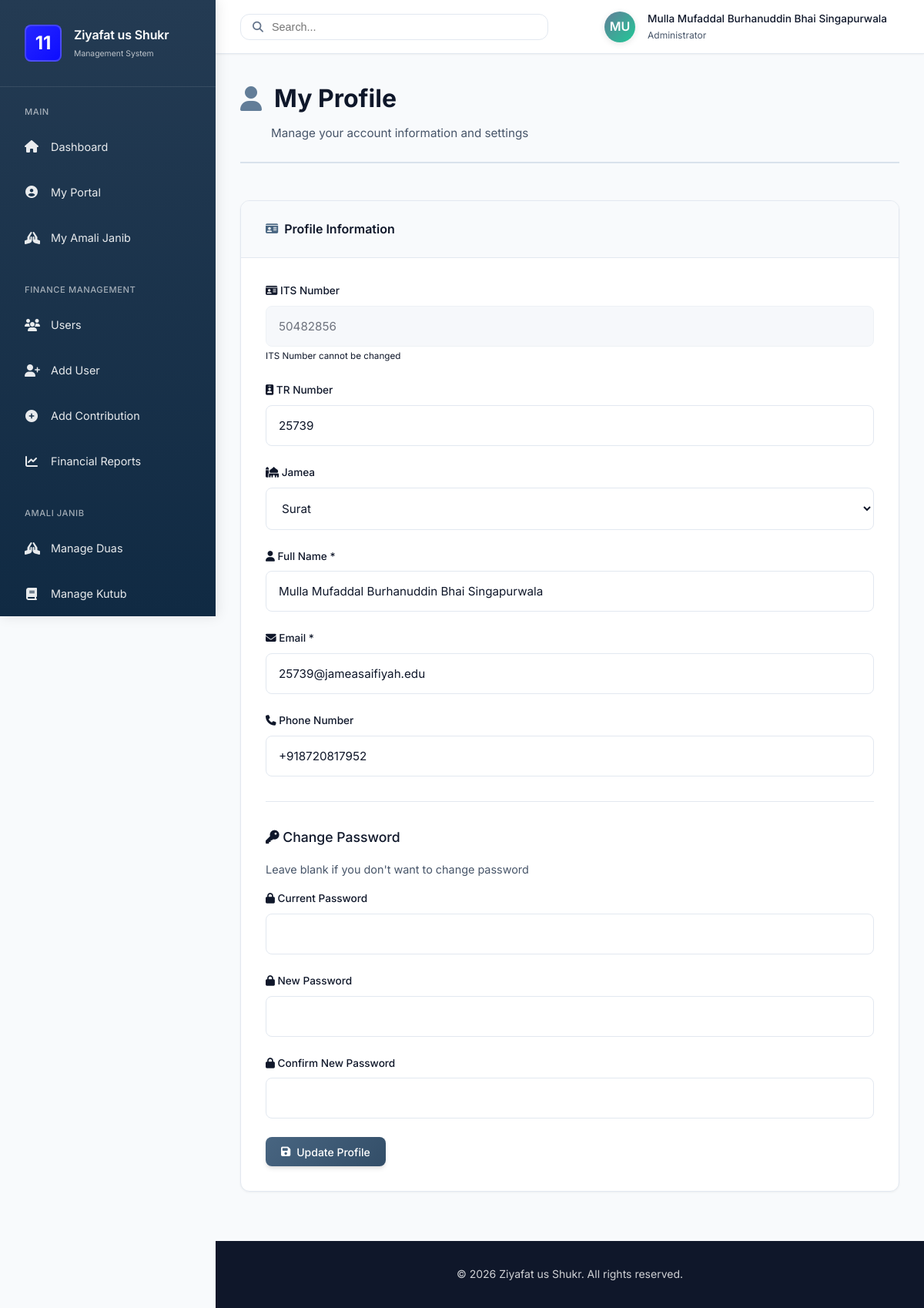
The app's page /user/profile.php (signed in) with its own data.
### tables this page shows
CREATE TABLE `users` (
  `id` int(10) UNSIGNED NOT NULL,
  `its_number` varchar(50) NOT NULL,
  `tr_number` varchar(50) DEFAULT NULL,
  `category` enum('Surat','Marol','Karachi','Nairobi','Muntasib') DEFAULT NULL,
  `classification` enum('Talabat','Taalebaat','Muntasebeen','Muntasebaat') NOT NULL,
  `name` varchar(100) NOT NULL,
  `email` varchar(100) NOT NULL,
  `phone_number` varchar(20) DEFAULT NULL,
  `password` varchar(255) NOT NULL,
  `role` enum('user','admin') DEFAULT 'user',
  `admin_type` enum('super_admin','finance_admin','amali_coordinator','surat_amali_coordinator','marol_amali_coordinator','karachi_amali_coordinator','nairobi_amali_coordinator') DEFAULT NULL,
  `created_at` timestamp NOT NULL DEFAULT current_timestamp()
);

### includes/functions.php (called while the page is built, shortened)
<?php
function is_logged_in() {
    return isset($_SESSION['user_id']);
}
function is_admin() {
    return isset($_SESSION['role']) && $_SESSION['role'] === 'admin';
}
function is_super_admin() {
    return isset($_SESSION['role']) && $_SESSION['role'] === 'admin'
           && isset($_SESSION['admin_type']) && $_SESSION['admin_type'] === 'super_admin';
}
function has_finance_access() {
    return is_super_admin() || is_finance_admin();
}
function has_amali_access() {
    return is_super_admin() || is_amali_coordinator() || is_category_amali_coordinator();
}
function get_user_by_id($conn, $user_id) {
    $sql = "SELECT * FROM users WHERE id = ?";
    $stmt = $conn->prepare($sql);
    $stmt->bind_param("i", $user_id);
    $stmt->execute();
    $result = $stmt->get_result();
    return $result->fetch_assoc();
}
?>

### user/profile.php (the view, shortened to what this page needs)
<?php
require_once '../config/database.php';
require_once '../includes/functions.php';
$css_path = '../assets/css/';
$user = get_user_by_id($conn, $_SESSION['user_id']);
require_once '../includes/header.php';
?>
<div class="container">
    <div class="page-header">
        <h1><i class="fas fa-user"></i> My Profile</h1>
        <p>Manage your account information and settings</p>
    </div>
    <div class="card">
        <div class="card-header">
            <h3><i class="fas fa-id-card"></i> Profile Information</h3>
        </div>
        <form method="POST" action="">
            <div class="form-group">
                <label for="its_number"><i class="fas fa-id-card"></i> ITS Number</label>
                <input type="text" id="its_number" class="form-control" value="<?php echo htmlspecialchars($user['its_number']); ?>" disabled>
                <small>ITS Number cannot be changed</small>
            </div>
            <div class="form-group">
                <label for="tr_number"><i class="fas fa-id-badge"></i> TR Number</label>
                <input type="text" id="tr_number" name="tr_number" class="form-control" value="<?php echo htmlspecialchars($user['tr_number']); ?>">
            </div>
            <div class="form-group">
                <label for="category"><i class="fas fa-mosque"></i> Jamea</label>
                <select id="category" name="category" class="form-control">
                    <option value="Surat" <?php echo ($user['category'] === 'Surat') ? 'selected' : ''; ?>>Surat</option>
                </select>
            </div>
            <div class="form-group">
                <label for="name"><i class="fas fa-user"></i> Full Name *</label>
                <input type="text" id="name" name="name" class="form-control" value="<?php echo htmlspecialchars($user['name']); ?>" required>
            </div>
            <div class="form-group">
                <label for="email"><i class="fas fa-envelope"></i> Email *</label>
                <input type="email" id="email" name="email" class="form-control" value="<?php echo htmlspecialchars($user['email']); ?>" required>
            </div>
            <div class="form-group">
                <label for="phone_number"><i class="fas fa-phone"></i> Phone Number</label>
                <input type="tel" id="phone_number" name="phone_number" class="form-control" value="<?php echo htmlspecialchars($user['phone_number'] ?? ''); ?>" placeholder="+1234567890">
            </div>
            <hr style="margin: 2rem 0; border: none; border-top: 1px solid var(--border-color);">
            <h4 class="mb-2" style="font-size: 1.1rem; font-weight: 500;"><i class="fas fa-key"></i> Change Password</h4>
            <p style="color: var(--text-secondary); margin-bottom: 1rem; font-size: 0.9rem;">Leave blank if you don't want to change password</p>
            <div class="form-group">
                <label for="current_password"><i class="fas fa-lock"></i> Current Password</label>
                <input type="password" id="current_password" name="current_password" class="form-control">
            </div>
            <div class="form-group">
                <label for="new_password"><i class="fas fa-lock"></i> New Password</label>
                <input type="password" id="new_password" name="new_password" class="form-control">
            </div>
            <div class="form-group">
                <label for="confirm_password"><i class="fas fa-lock"></i> Confirm New Password</label>
                <input type="password" id="confirm_password" name="confirm_password" class="form-control">
            </div>
            <button type="submit" class="btn btn-primary">
                <i class="fas fa-save"></i> Update Profile
            </button>
        </form>
    </div>
</div>
<?php require_once '../includes/footer.php'; ?>

### includes/header.php (shortened to what this page needs)
<?php
require_once __DIR__ . '/functions.php';
?>
<!DOCTYPE html>
<html lang="en">
<head>
    <link rel="stylesheet" href="<?php echo isset($css_path) ? $css_path : '../assets/css/'; ?>style.css">
    <link rel="stylesheet" href="https://cdnjs.cloudflare.com/ajax/libs/font-awesome/6.4.0/css/all.min.css">
</head>
<body>
    <?php if (is_logged_in()): ?>
        <div class="app-layout">
            <aside class="sidebar" id="sidebar">
                <div class="sidebar-header">
                    <div class="sidebar-brand">
                        <div class="sidebar-brand-logo" style="width: 48px; height: 48px; display: flex; align-items: center; justify-content: center; font-size: 24px; font-weight: bold; background-color: BLUE; color: white; border-radius: 8px;">
                            11
                        </div>
                        <div class="sidebar-brand-text">
                            <h2>Ziyafat us Shukr</h2>
                            <p>Management System</p>
                        </div>
                    </div>
                </div>
                <nav class="sidebar-nav">
                    <?php if (is_admin()): ?>
                        <div class="nav-section">
                            <div class="nav-section-title">Main</div>
                            <div class="nav-item">
                                <a href="../admin/index.php" class="nav-link <?php echo basename($_SERVER['PHP_SELF']) == 'index.php' && strpos($_SERVER['PHP_SELF'], 'admin') !== false ? 'active' : ''; ?>">
                                    <i class="fas fa-home"></i>
                                    <span>Dashboard</span>
                                </a>
                            </div>
                            <div class="nav-item">
                                <a href="../user/index.php" class="nav-link <?php echo strpos($_SERVER['PHP_SELF'], 'user/index.php') !== false ? 'active' : ''; ?>">
                                    <i class="fas fa-user-circle"></i>
                                    <span>My Portal</span>
                                </a>
                            </div>
                            <div class="nav-item">
                                <a href="../user/amali_janib.php" class="nav-link <?php echo strpos($_SERVER['PHP_SELF'], 'user/amali_janib.php') !== false || strpos($_SERVER['PHP_SELF'], 'user/quran_tracking.php') !== false || strpos($_SERVER['PHP_SELF'], 'user/dua_tracking.php') !== false || strpos($_SERVER['PHP_SELF'], 'user/book_transcription.php') !== false ? 'active' : ''; ?>">
                                    <i class="fas fa-hands-praying"></i>
                                    <span>My Amali Janib</span>
                                </a>
                            </div>
                        </div>
                        <?php if (has_finance_access()): ?>
                            <div class="nav-section">
                                <div class="nav-section-title">Finance Management</div>
                                <div class="nav-item">
                                    <a href="../admin/view_users.php" class="nav-link <?php echo basename($_SERVER['PHP_SELF']) == 'view_users.php' ? 'active' : ''; ?>">
                                        <i class="fas fa-users"></i>
                                        <span>Users</span>
                                    </a>
                                </div>
                                <div class="nav-item">
                                    <a href="../admin/add_user.php" class="nav-link <?php echo basename($_SERVER['PHP_SELF']) == 'add_user.php' ? 'active' : ''; ?>">
                                        <i class="fas fa-user-plus"></i>
                                        <span>Add User</span>
                                    </a>
                                </div>
                                <div class="nav-item">
                                    <a href="../admin/add_contribution.php" class="nav-link <?php echo basename($_SERVER['PHP_SELF']) == 'add_contribution.php' ? 'active' : ''; ?>">
                                        <i class="fas fa-plus-circle"></i>
                                        <span>Add Contribution</span>
                                    </a>
                                </div>
                                <div class="nav-item">
                                    <a href="../admin/reports.php" class="nav-link <?php echo basename($_SERVER['PHP_SELF']) == 'reports.php' ? 'active' : ''; ?>">
                                        <i class="fas fa-chart-line"></i>
                                        <span>Financial Reports</span>
                                    </a>
                                </div>
                            </div>
                        <?php endif; ?>
                        <?php if (has_amali_access()): ?>
                            <div class="nav-section">
                                <div class="nav-section-title">Amali Janib</div>
                                <div class="nav-item">
                                    <a href="../admin/manage_duas.php" class="nav-link <?php echo basename($_SERVER['PHP_SELF']) == 'manage_duas.php' ? 'active' : ''; ?>">
                                        <i class="fas fa-hands-praying"></i>
                                        <span>Manage Duas</span>
                                    </a>
                                </div>
                                <div class="nav-item">
                                    <a href="../admin/manage_books.php" class="nav-link <?php echo basename($_SERVER['PHP_SELF']) == 'manage_books.php' ? 'active' : ''; ?>">
                                        <i class="fas fa-book"></i>
                                        <span>Manage Kutub</span>
                                    </a>
                                </div>
                            </div>
                        <?php endif; ?>
                    <?php endif; ?>
                </nav>
            </aside>
            <div class="main-wrapper">
                <header class="topbar">
                    <div class="topbar-left">
                        <div class="topbar-search">
                            <i class="fas fa-search"></i>
                            <input type="text" placeholder="Search...">
                        </div>
                    </div>
                    <div class="topbar-right">
                        <div class="topbar-user">
                            <div class="user-avatar">
                                <?php
                                $logged_in_user = get_user_by_id($GLOBALS['conn'], $_SESSION['user_id']);
                                echo strtoupper(substr($logged_in_user['name'], 0, 2));
                                ?>
                            </div>
                            <div class="user-info">
                                <h4><?php echo htmlspecialchars($logged_in_user['name']); ?></h4>
                                <p><?php echo is_admin() ? 'Administrator' : 'User'; ?></p>
                            </div>
                        </div>
                    </div>
                </header>
                <main class="main-content">
                <?php else: ?>
                <?php endif; ?>

### records on screen
users: name "MU", name "Mulla Mufaddal Burhanuddin Bhai Singapurwala", its_number "50482856", tr_number "25739", category "Surat", email "25739@jameasaifiyah.edu", phone_number "+918720817952"
